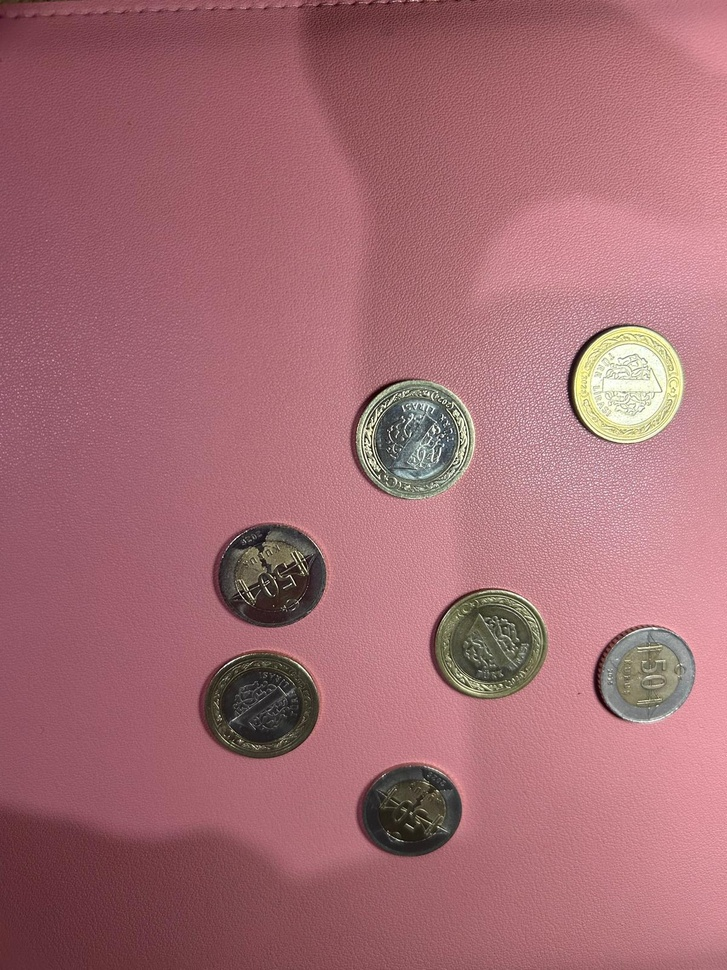
#> input picture para.jpg, 727 x 970 px, shrunk from 1200 x 1600 before the run, found by its file name
$ python main.py
#> lines starting #> are read from the running program, lines starting #| are printed output that depends on the picture; after the words box and inside, x2 and y2 are one past the last pixel; in counts of white or black regions, pixels touching at a corner belong together
#> further down, resim is the input picture: shape (970, 727, 3); mean B, G, R 114.8, 107.7, 164.7
### coin_detector.py

import cv2

def madeni_para_say(resim):
    gri_resim = cv2.cvtColor(resim, cv2.COLOR_BGR2GRAY)
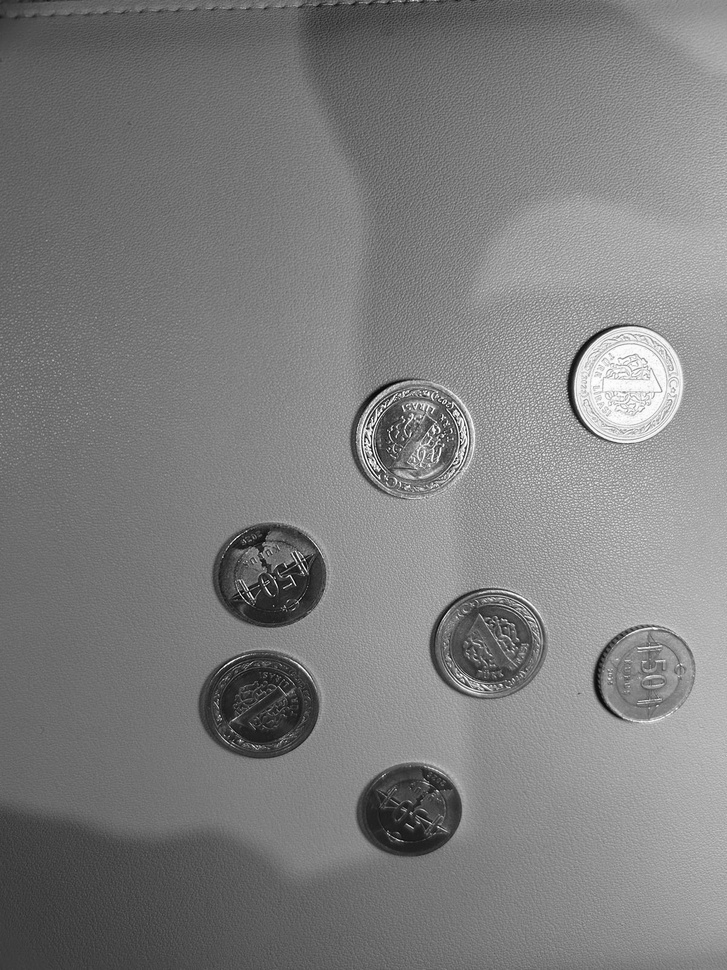
#> gri_resim: shape (970, 727); min 1, max 254, mean 125.6
    bulanik_resim = cv2.GaussianBlur(gri_resim, (9, 9), 2)

    daireler = cv2.HoughCircles(
        bulanik_resim,
        cv2.HOUGH_GRADIENT,
        dp=1.2,
        minDist=90,
        param1=100,
        param2=45,
        minRadius=15,
        maxRadius=150
    )
#> daireler = [[624.6, 383.4, 58.8], [409.8, 439.8, 60.96], [491.4, 645, 54.24], [268.2, 576.6, 56.04], [249, 705, 51.12], [641.4, 677.4, 48.48], [397.8, 811.8, 41.88]]

    sonuc_resim = resim.copy()

    if daireler is not None:
        bulunan_daireler = daireler[0].astype(int)
#> bulunan_daireler = [[624, 383, 58], [409, 439, 60], [491, 645, 54], [268, 576, 56], [249, 705, 51], [641, 677, 48], [397, 811, 41]]

        for x, y, r in bulunan_daireler:
            cv2.circle(sonuc_resim, (x, y), r, (0, 255, 0), 3)
            cv2.circle(sonuc_resim, (x, y), 2, (0, 0, 255), 3)
#> this loop made 7 passes
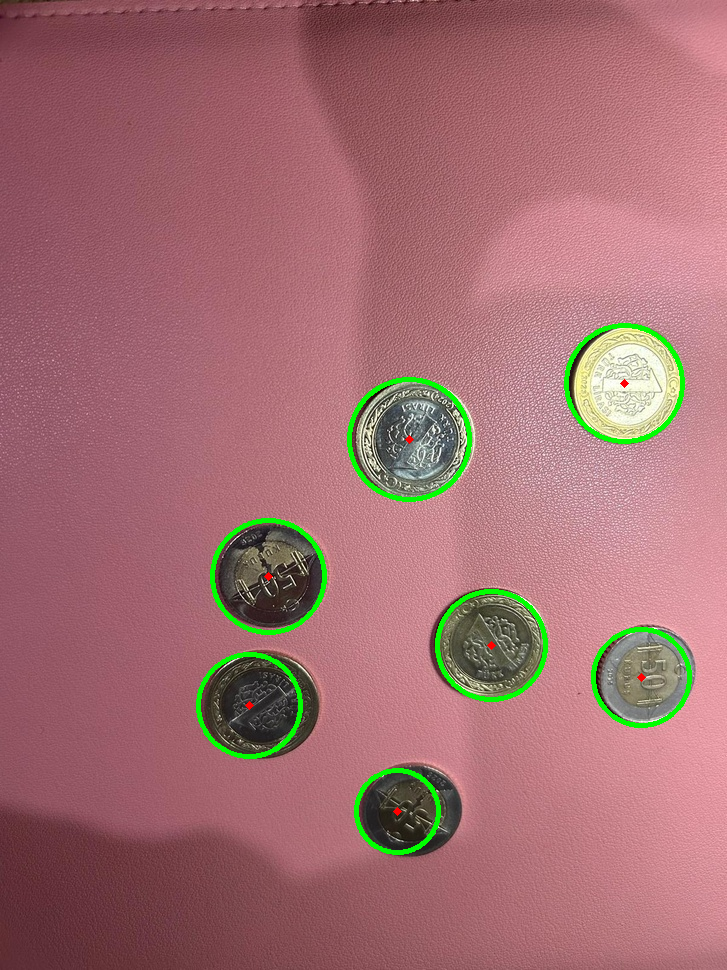
#> sonuc_resim: shape (970, 727, 3); 1.66% of pixels changed, all inside (x1, y1, x2, y2) = (196, 323, 692, 855)

        para_sayisi = len(bulunan_daireler)
#> para_sayisi = 7
    else:
        para_sayisi = 0

    return para_sayisi, sonuc_resim

### main.py

import cv2
from coin_detector import madeni_para_say

resim_yolu = "images/para.jpg"
resim = cv2.imread(resim_yolu)

if resim is None:
    print("Fotoğraf bulunamadı. images klasörünü kontrol edin.")
else:
    para_sayisi, sonuc_resim = madeni_para_say(resim)
#> para_sayisi = 7
    print("Tespit edilen madeni para sayısı:", para_sayisi)
#| Tespit edilen madeni para sayısı: 7
    cv2.imwrite("sonuc.jpg", sonuc_resim)
    print("Sonuç görüntüsü sonuc.jpg dosyasına kaydedildi.")
